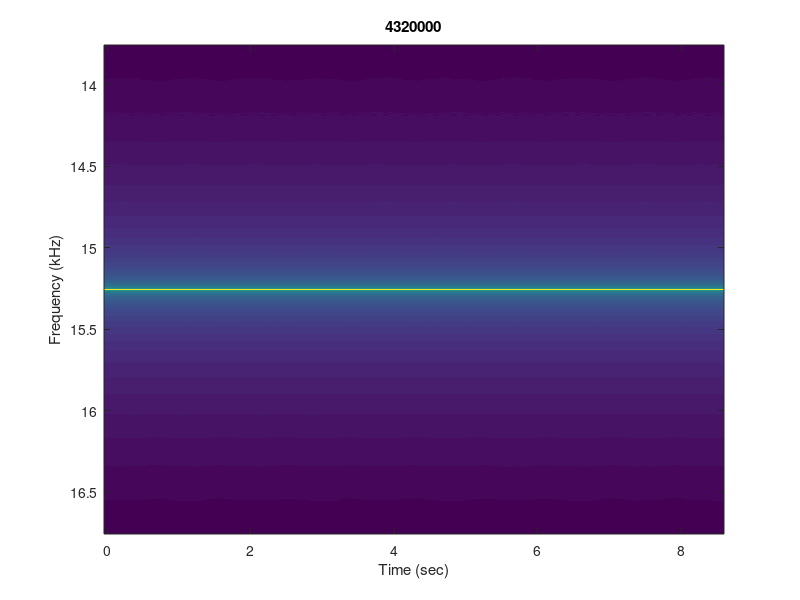
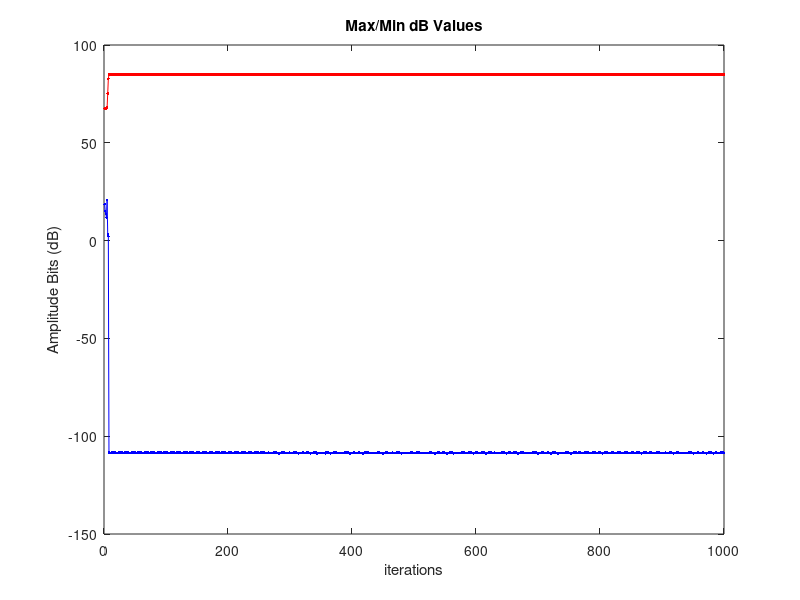

Source code (MATLAB) for these figures, in order:
% Thomas S. Murray
% 2014/09/30
%
% This simulation runs a constant amplitude sinusoid through the real-time
% stereo monitoring algorithm.  We look at an exactly represented
% frequency so that almost all the energy falls inside a single FFT bin.
% The hamming window spreads it out a little bit though.  To scale future
% FFTs using this data, set c_min = max @ 2.5 mV and c_max = max @ 2.5V.
%
% Results of running it to steady state:
% (stereo results match the mono case)
%
% +---------+----------+----------+
% |  A (V)  | Min (dB) | Max (dB) |
% +---------+----------+----------+
% |  2.5E-4 | - 151.09 |   4.9564 |
% |  2.5E-3 | - 151.58 |  24.9564 |
% |  1.0    | - 116.34 |  76.9976 |
% |  2.5    | - 96.399 |  84.9564 |
% +---------+----------+----------+
%
% Input Buffer Diagram:
%
%                     nib
% <---------------------------------------->
%
% |                   ib                   |
% +----------------------------------------+
%           |----------|
%               |----------|
%                   |----------|
%                    <----> <->
%                      no    na
%
% nfft = no + na
% no = length of overlap
% na = length of advance (must be a multiple of ns)
% ns = number of samples per frame (960/nc)
% nc = number of channels

clc;
clear all;
close all;
addpath('../pio/');

% configurable parameters
% a_volts = 2.5E-4;
% a_volts = 2.5E-3;
% a_volts = 1.0;
a_volts = 2.5;
nfft = 2^14;                    % length of the fft
nob = 100;                      % number of fft slices in the output buffer

% system parameters
nc = 2;                         % number of channels (1 for ultrasound)
Fs = 100E3/nc;
nhw = 12;
ndw = 960;
nfw = nhw+ndw;

% signal parameters
f = (0:Fs/nfft:Fs/2);
fc = f(5000);
a_bits = (2^16)/5 * a_volts;
f_min = fc - 1.5E3;
f_max = fc + 1.5E3;
f_window = intersect(find(f>=f_min),find(f<=f_max));

% dependent parameters
po = 1/4;                       % percentage overlap (1/4 -> ~25%)
ns = ndw/nc;                    % number of samples per frame
na = round(po*nfft/ns)*ns;      % number of samples to advance (integer number of frames)                                
no = nfft - na;                 % number of samples to overlap
nib = 2*nfft;                   % number of samples in the input buffer

fprintf('FFT Length: %d\n',nfft);
fprintf('Advance: %d\n',na);
fprintf('Overlap: %d\n',no);
fprintf('Input Buffer Length: %d\n',nib);
fprintf('Output Buffer Length: %d\n',nob);

ib = randi([-32767 +32767],1,nib);
ob = nan(numel(f_window),nob);
w = hamming(nfft).'*2/nfft;

% set up figure(s)
fg = figure(1);
im = imagesc((0:nob-1)/Fs*na,f(f_window)/1E3,ob);
ylabel('Frequency (kHz)');
xlabel('Time (sec)');
ht = title(num2str(0));

% loop ad infinitum
last_stamp = 1;
last_frame = 1;
ib_idx = 0;
ob_idx = 1;
offset = 0;
num_iters = 1000;
dB_min = nan(num_iters,1);
dB_max = nan(num_iters,1);
for ii = 1:num_iters

    % make data:
    t = (offset + (0:na-1))/Fs;
    x5 = a_bits * sin(2*pi*fc*t) + 2^15;
    offset = offset+na;
    
    % update the input buffer data
    if(ib_idx+na > nib)
        ib(ib_idx+1:nib) = x5(1:nib-ib_idx);
        ib(1:ib_idx+na-nib) = x5(nib-ib_idx+1:na);
    else
        ib(ib_idx+(1:na)) = x5;
    end
    
    % update the output buffer data
    if(ib_idx+nfft > nib)
        temp = 20*log10(abs(fft([ib(ib_idx+1:end) ib(1:ib_idx+nfft-nib)].*w)));
    else
        temp = 20*log10(abs(fft(ib(ib_idx+(1:nfft)).*w)));
    end
    ob(:,ob_idx) = temp(f_window);
    dB_min(ii) = min(temp(f_window));
    dB_max(ii) = max(temp(f_window));
    
    % update cdata
    set(ht,'string',num2str(offset));
    set(im,'cdata',ob);
    drawnow;
    
    % update input buffer index
    ib_idx = ib_idx + na;
    if(ib_idx>nib)
        ib_idx = ib_idx - nib;  
    end
    
    % update output buffer index
    if(ob_idx==nob)
        ob_idx = 1;
    else
        ob_idx = ob_idx + 1;
    end
    
end

dB_min(end)
dB_max(end)

figure(2);
plot(1:num_iters,dB_min,'b.-',1:num_iters,dB_max,'r.-');
xlabel('iterations');
ylabel('Amplitude Bits (dB)');
title('Max/Min dB Values');
